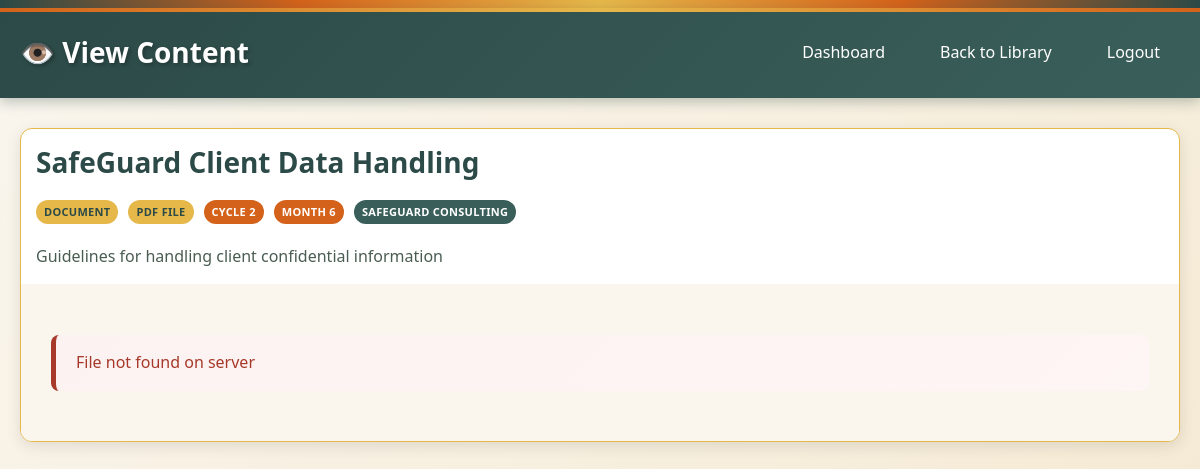
Page /view_content.php?id=11 (signed in) on the committed database.
### tables this page shows
CREATE TABLE content (
    id INTEGER PRIMARY KEY AUTOINCREMENT,
    organization_id INTEGER, -- NULL for global content
    title VARCHAR(255) NOT NULL,
    description TEXT,
    file_path VARCHAR(500),
    file_name VARCHAR(255),
    file_size INTEGER,
    external_url VARCHAR(500), -- For YouTube, external links
    content_type_id INTEGER NOT NULL,
    month_number INTEGER CHECK (month_number >= 1 AND month_number <= 12), -- 1-12 for program months
    target_audience TEXT, -- JSON array of roles/departments
    is_mandatory BOOLEAN DEFAULT 1,
    uploaded_by INTEGER NOT NULL,
    is_active BOOLEAN DEFAULT 1,
    created_at TIMESTAMP DEFAULT CURRENT_TIMESTAMP,
    updated_at TIMESTAMP DEFAULT CURRENT_TIMESTAMP,
    FOREIGN KEY (organization_id) REFERENCES organizations(id),
    FOREIGN KEY (content_type_id) REFERENCES content_types(id),
    FOREIGN KEY (uploaded_by) REFERENCES users(id)
);

CREATE TABLE content_types (
    id INTEGER PRIMARY KEY AUTOINCREMENT,
    name VARCHAR(50) UNIQUE NOT NULL,
    description TEXT,
    file_extensions TEXT, -- JSON array of allowed extensions
    max_file_size INTEGER DEFAULT 10485760, -- 10MB default
    created_at TIMESTAMP DEFAULT CURRENT_TIMESTAMP
);

CREATE TABLE organizations (
    id INTEGER PRIMARY KEY AUTOINCREMENT,
    name VARCHAR(100) NOT NULL,
    registration_number VARCHAR(50),
    industry VARCHAR(50),
    size_category VARCHAR(20) CHECK (size_category IN ('micro', 'small', 'medium')),
    contact_email VARCHAR(100) NOT NULL,
    contact_phone VARCHAR(20),
    address TEXT,
    subscription_plan VARCHAR(20) DEFAULT 'basic',
    subscription_status VARCHAR(20) DEFAULT 'active' CHECK (subscription_status IN ('active', 'suspended', 'cancelled')),
    settings TEXT, -- JSON for organization-specific settings
    is_active BOOLEAN DEFAULT 1,
    created_at TIMESTAMP DEFAULT CURRENT_TIMESTAMP,
    updated_at TIMESTAMP DEFAULT CURRENT_TIMESTAMP
);

### src/config/program_structure.php (called while the page is built, shortened)
<?php
function getCycleByMonth($month_number) {
    $cycles = PROGRAM_CYCLES;
    foreach ($cycles as $cycle) {
        if ($month_number >= $cycle['start_month'] && $month_number <= $cycle['end_month']) {
            return $cycle;
        }
    }
    return null;
}

### src/view_content.php (the view, shortened to what this page needs)
<?php
require_once __DIR__ . '/config/db.php';
$content_id = $_GET['id'] ?? '';
try {
    if ($_SESSION['role'] === 'system_admin') {
        $stmt = $pdo->prepare("
            SELECT c.*, ct.name as content_type_name, o.name as organization_name
            FROM content c
            LEFT JOIN content_types ct ON c.content_type_id = ct.id
            LEFT JOIN organizations o ON c.organization_id = o.id
            WHERE c.id = :id AND c.is_active = 1
            LIMIT 1
        ");
        $stmt->execute(['id' => $content_id]);
    }
    $content = $stmt->fetch(PDO::FETCH_ASSOC);
} catch (PDOException $e) {
    header('Location: content_list.php?error=' . urlencode('Error loading content'));
    exit();
}
$file_error = null;
if ($content['file_path']) {
    $file_path = __DIR__ . '/' . $content['file_path'];
    if (!file_exists($file_path)) {
        $file_error = "File not found on server";
    }
}
?>
<!DOCTYPE html>
<html lang="en">
<head>
    <link rel="stylesheet" href="assets/webdesign-style.css">
</head>
<body>
    <div class="african-border"></div>
    <div class="header">
        <div class="header-left">
            <h1>👁️ View Content</h1>
        </div>
        <div class="header-right">
            <div class="nav-links">
                <a href="dashboard.php">Dashboard</a>
                <a href="content_list.php">Back to Library</a>
                <a href="logout.php">Logout</a>
            </div>
        </div>
    </div>
    <div class="container">
        <div class="content-card">
            <div class="content-header">
                <h1 class="content-title"><?php echo htmlspecialchars($content['title']); ?></h1>
                <div class="content-badges">
                    <?php if (!empty($content['content_type_name'])): ?>
                        <span class="badge badge-type"><?php echo ucfirst($content['content_type_name']); ?></span>
                    <?php endif; ?>
                    <?php
                    $file_ext = strtolower(pathinfo($content['file_path'], PATHINFO_EXTENSION));
                    if ($file_ext):
                    ?>
                        <span class="badge badge-type"><?php echo strtoupper($file_ext); ?> File</span>
                    <?php endif; ?>
                    <?php if (!empty($content['month_number'])):
                        require_once __DIR__ . '/config/program_structure.php';
                        $cycle_info = getCycleByMonth($content['month_number']);
                        if ($cycle_info):
                    ?>
                        <span class="badge badge-month">Cycle <?php echo $cycle_info['cycle_number']; ?></span>
                    <?php endif; endif; ?>
                    <?php if (!empty($content['month_number'])): ?>
                        <span class="badge badge-month">Month <?php echo $content['month_number']; ?></span>
                    <?php endif; ?>
                    <?php if (empty($content['organization_id'])): ?>
                        <span class="badge badge-global">Global Content</span>
                    <?php elseif (!empty($content['organization_name'])): ?>
                        <span class="badge badge-org"><?php echo htmlspecialchars($content['organization_name']); ?></span>
                    <?php endif; ?>
                </div>
                <?php if ($content['description']): ?>
                    <div class="content-description"><?php echo nl2br(htmlspecialchars($content['description'])); ?></div>
                <?php endif; ?>
            </div>
            <div class="content-viewer">
                <?php if (isset($file_error)): ?>
                    <div class="message error"><?php echo $file_error; ?></div>
                <?php endif; ?>
            </div>
        </div>
    </div>
</body>
</html>

### src/assets/webdesign-style.css (style rules this page uses)
:root { --primary-dark: #2c4a47; --primary-medium: #3a5f5a; --accent-orange: #d4621a; --accent-gold: #e6b84a; --accent-red: #a63929; --cream-bg: #f4e8d0; --light-cream: #faf6ee; --text-dark: #2c3e32; --text-medium: #4a5d52; --pattern-green: #4a7368; --pattern-orange: #e8754d; --pattern-gold: #f2c866; }
* { margin: 0; padding: 0; box-sizing: border-box; }
body { font-family: 'Segoe UI', 'Ubuntu', 'Roboto', sans-serif; background: linear-gradient(135deg, var(--light-cream) 0%, var(--cream-bg) 100%); color: var(--text-dark); line-height: 1.6; min-height: 100vh; }
.african-border { background: linear-gradient(90deg, var(--primary-dark) 0%, var(--accent-orange) 25%, var(--accent-gold) 50%, var(--accent-orange) 75%, var(--primary-dark) 100%); height: 8px; position: relative; }
.african-border::after { content: ''; position: absolute; top: 8px; left: 0; right: 0; height: 4px; background: repeating-linear-gradient( 90deg, var(--pattern-green) 0px, var(--pattern-green) 20px, var(--pattern-orange) 20px, var(--pattern-orange) 30px, var(--pattern-gold) 30px, var(--pattern-gold) 40px ); }
.header { background: linear-gradient(135deg, var(--primary-dark) 0%, var(--primary-medium) 100%); color: white; padding: 20px; display: flex; justify-content: space-between; align-items: center; box-shadow: 0 4px 12px rgba(44, 74, 71, 0.3); position: relative; }
.header::before { content: ''; position: absolute; top: 0; left: 0; right: 0; height: 4px; background: linear-gradient(90deg, var(--accent-orange) 0%, var(--accent-gold) 50%, var(--accent-orange) 100%); }
.header-left h1 { margin: 0; font-size: 28px; font-weight: 700; text-shadow: 2px 2px 4px rgba(0,0,0,0.3); }
.header-right { display: flex; align-items: center; gap: 30px; }
.nav-links { display: flex; gap: 15px; }
.nav-links a { color: white; text-decoration: none; padding: 10px 18px; border-radius: 25px; transition: all 0.3s ease; font-weight: 500; border: 2px solid transparent; }
.message { padding: 15px 20px; margin: 20px 0; border-radius: 8px; border-left: 5px solid; }
.error { background: linear-gradient(135deg, #fdf2f2, #fef5f5); color: var(--accent-red); border-left-color: var(--accent-red); }
.container { max-width: 1200px; margin: 30px auto; padding: 0 20px; }
.content-card { background: white; border-radius: 12px; box-shadow: 0 4px 15px rgba(0,0,0,0.1); border: 1px solid var(--accent-gold); overflow: hidden; transition: transform 0.3s ease, box-shadow 0.3s ease; height: fit-content; }
.content-header { padding: 15px; border-bottom: 1px solid var(--light-cream); }
.content-badges { display: flex; flex-wrap: wrap; gap: 6px; margin-bottom: 10px; }
.badge { padding: 3px 8px; border-radius: 12px; font-size: 11px; font-weight: 600; text-transform: uppercase; letter-spacing: 0.3px; }
.badge-type { background: var(--accent-gold); color: var(--primary-dark); }
.badge-month { background: var(--accent-orange); color: white; }
.badge-org { background: var(--primary-medium); color: white; }
.content-description { color: var(--text-medium); font-size: 13px; line-height: 1.4; margin-bottom: 10px; overflow: hidden; text-overflow: ellipsis; display: -webkit-box; -webkit-line-clamp: 2; -webkit-box-orient: vertical; }
:root { --warning-color: #ff9800; }
.content-title { font-size: 28px; font-weight: 700; margin-bottom: 20px; color: var(--primary-dark); line-height: 1.3; }
.content-badges { display: flex; flex-wrap: wrap; gap: 10px; margin-bottom: 20px; }
.content-description { color: var(--text-medium); font-size: 16px; line-height: 1.6; margin-bottom: 0; }
.content-viewer { padding: 30px; background: var(--light-cream); }

### rows in the picture
content: title "SafeGuard Client Data Handling", content_type.name "DOCUMENT", file_path "PDF", month_number "2", month_number "6", organization.name "SAFEGUARD CONSULTING", description "Guidelines for handling client confidential information", file_path "File not found on server"
